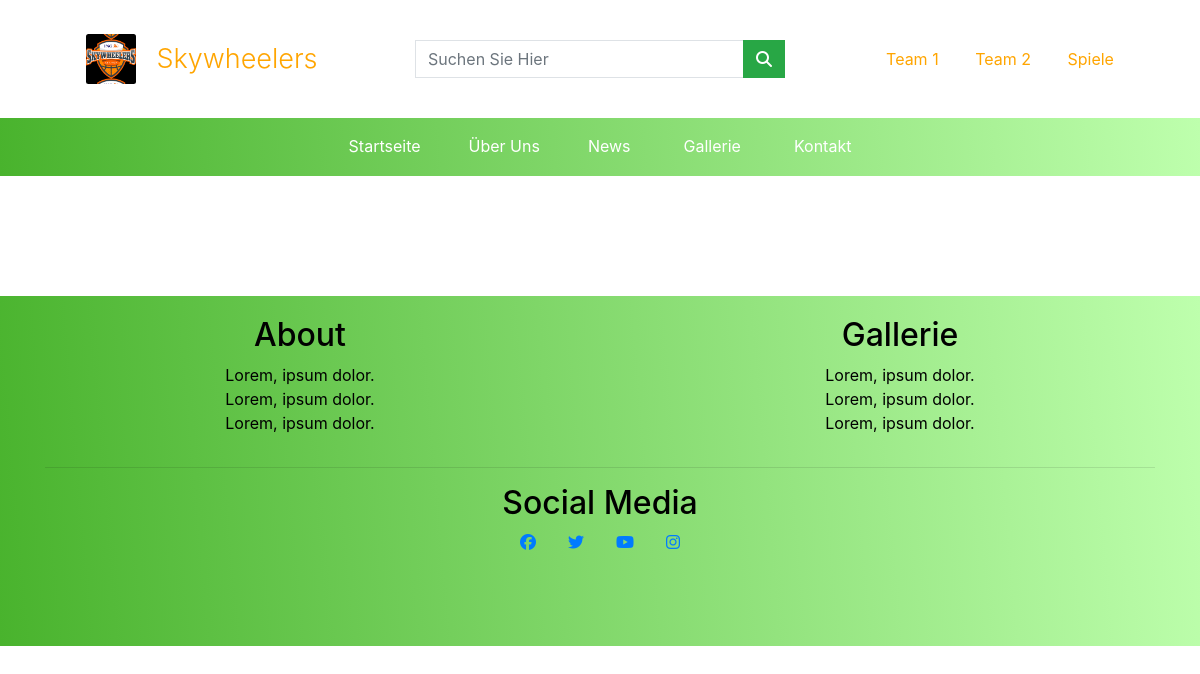
Before: /gallerie/dritte-gallerie/ with the older database file.
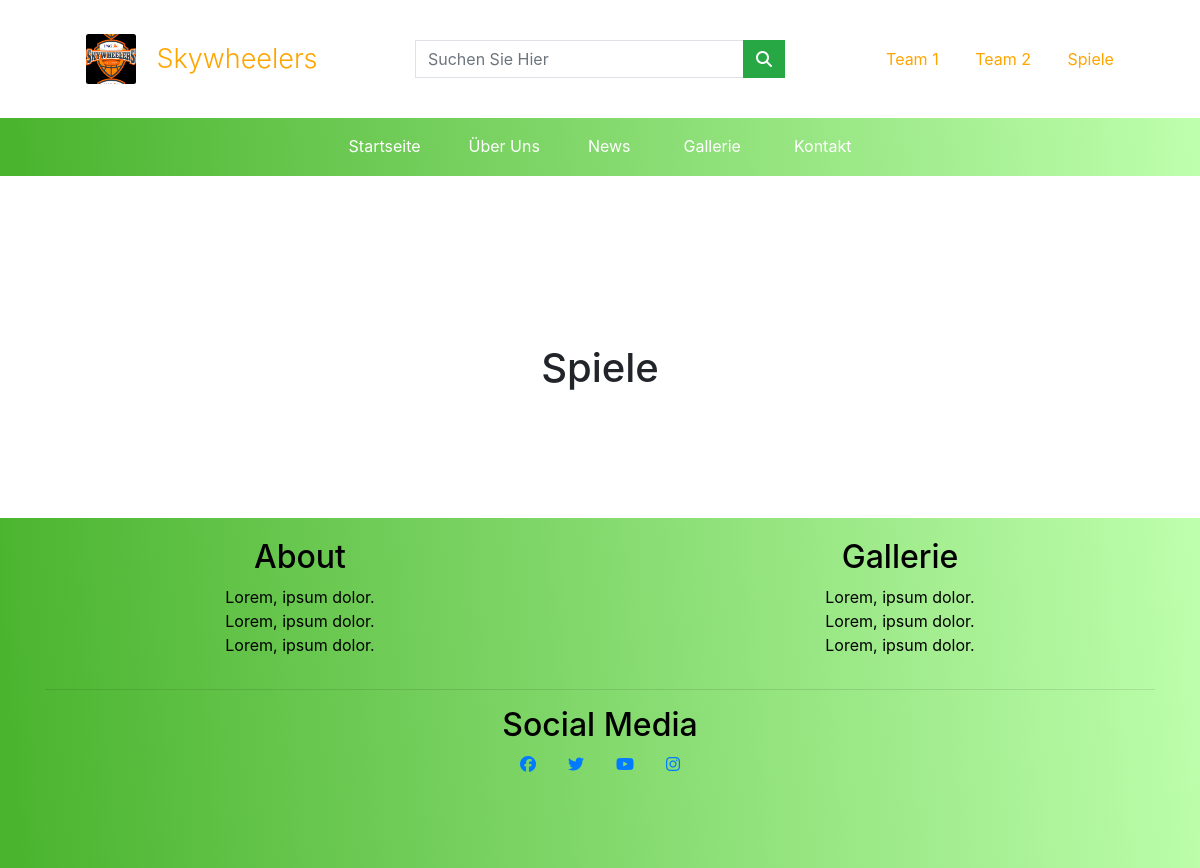
After: the same page with the newer database file.
### gallery/models.py (models this page shows)
class thirdGalleryPageTitle(models.Model):
    page_title = models.CharField(max_length=254, null=False, blank=False, default='')

### gallery/views.py (the view)
# urls.py: path('dritte-gallerie/', views.thirdGalleryPageView, name="third_gallery"),
def thirdGalleryPageView(request):
    page_title = thirdGalleryPageTitle.objects.all()
    third_gallery_pic = thirdGalleryPictures.objects.all()
    context = {
        'gallery3_page_title': page_title,
        'third_gallery_pic': third_gallery_pic,
    }
    return render(request, 'gallery/gallery-3.html', context)

### gallery/templates/gallery/gallery-3.html (shortened to what this page needs)
{% extends 'base.html' %}
{% load static %}
{% block css %}<link rel="stylesheet" href="{% static 'gallery/gallery.css' %}">{% endblock %}
{% block content %}
<section class="gallery-section-1">
    <div class="container">
        {% for title in gallery3_page_title %}
        <div class="row">
            <div class="col-12 text-center py-5">
                <h1>{{title.page_title }}</h1>
            </div>
        </div>
        {% endfor %}
    </div>
</section>
{% endblock %}

Changed rows visible on the page:
added thirdGalleryPageTitle: page_title "Spiele"
